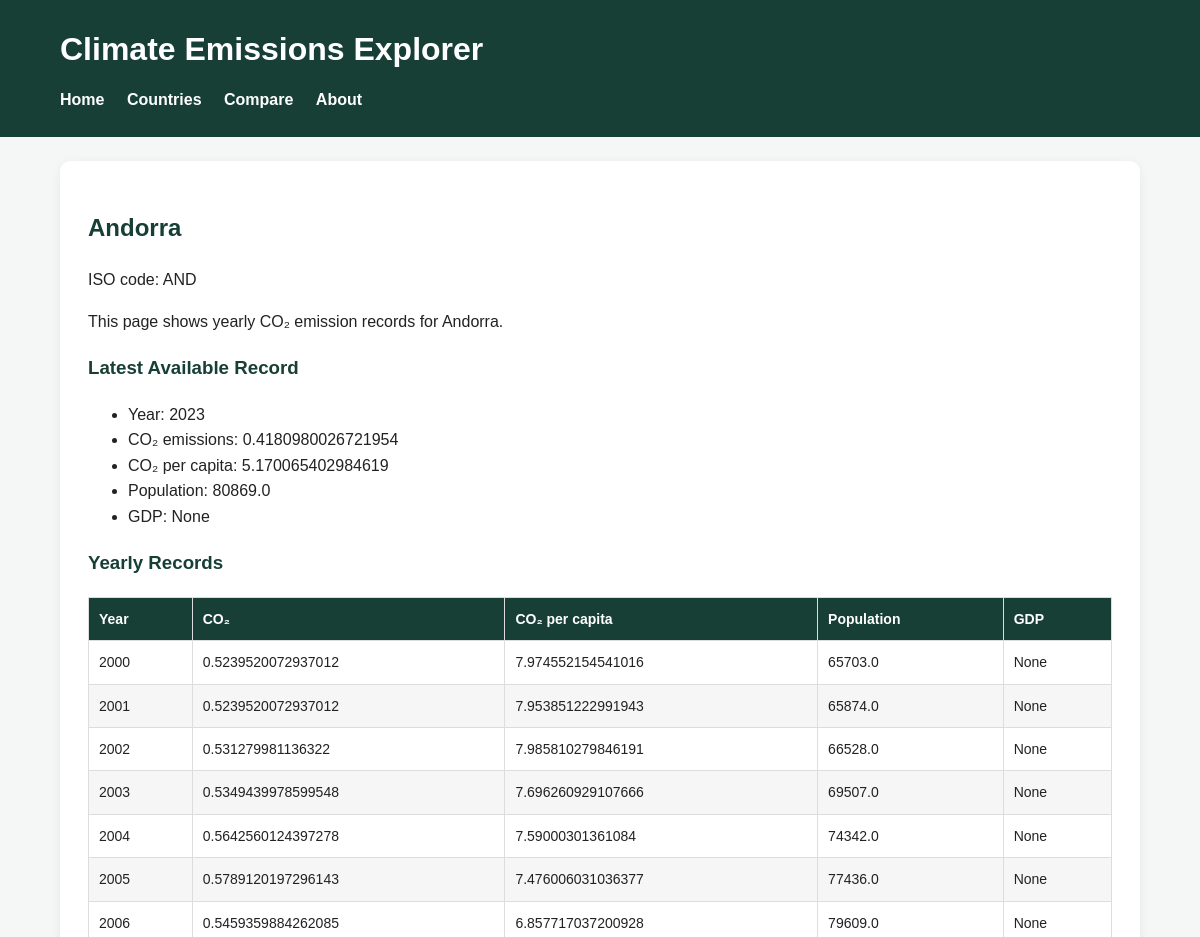
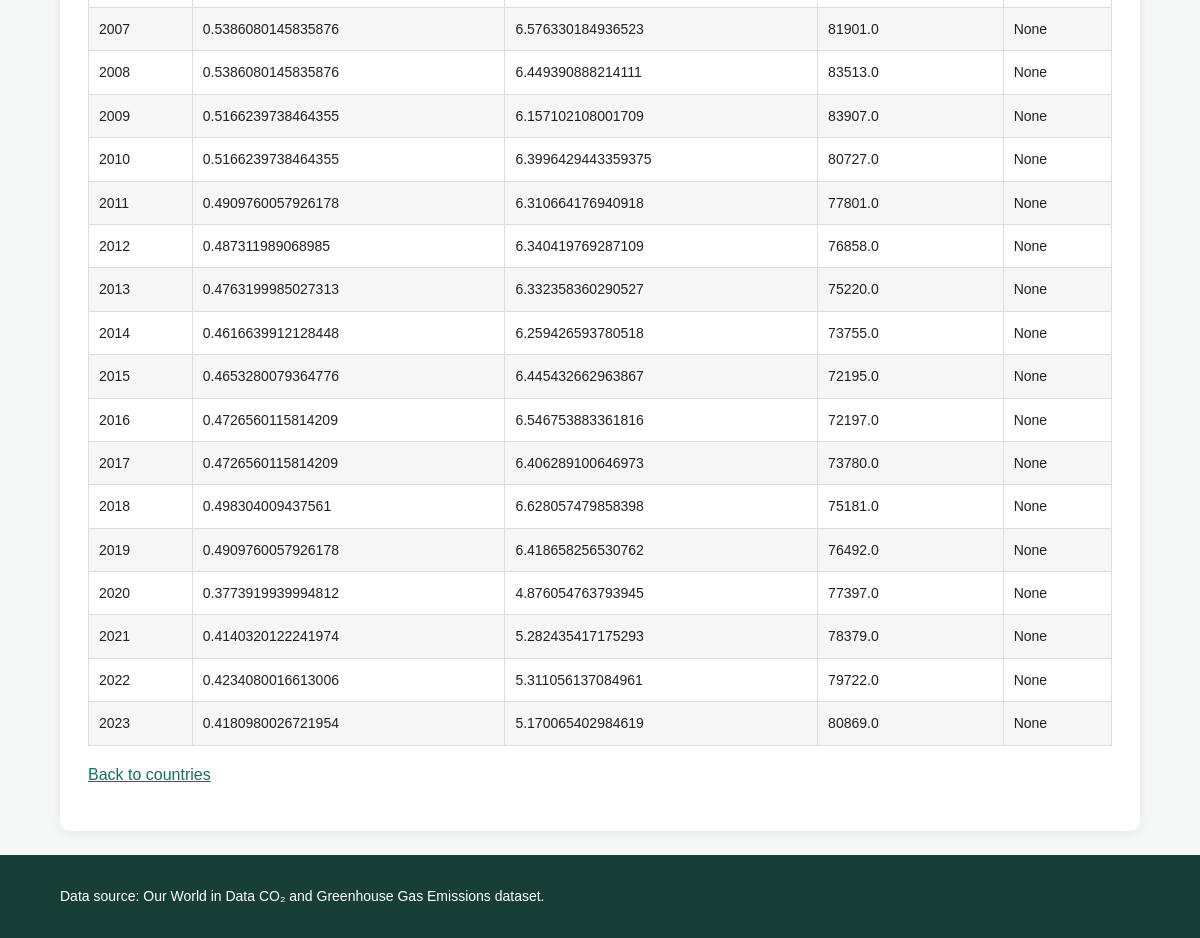
The page /country/4 on the database its author committed (2 pictures, top to bottom).
### models.py (models this page shows, shortened)
class Country(db.Model):
    __tablename__ = "countries"
    id = db.Column(db.Integer, primary_key=True)
    name = db.Column(db.String(120), nullable=False, unique=True)
    iso_code = db.Column(db.String(20), nullable=True)
    records = db.relationship("EmissionRecord", backref="country", lazy=True)

class EmissionRecord(db.Model):
    __tablename__ = "emission_records"
    id = db.Column(db.Integer, primary_key=True)
    country_id = db.Column(db.Integer, db.ForeignKey("countries.id"), nullable=False)
    year = db.Column(db.Integer, nullable=False)
    co2 = db.Column(db.Float, nullable=True)
    co2_per_capita = db.Column(db.Float, nullable=True)
    population = db.Column(db.Float, nullable=True)
    gdp = db.Column(db.Float, nullable=True)

### app.py (the view)
    @app.route("/country/<int:country_id>")
    def country_detail(country_id):
        country = Country.query.get_or_404(country_id)
        records = EmissionRecord.query.filter_by(
            country_id=country.id
        ).order_by(
            EmissionRecord.year.asc()
        ).all()
        latest_record = EmissionRecord.query.filter_by(
            country_id=country.id
        ).order_by(
            EmissionRecord.year.desc()
        ).first()
        return render_template(
            "country_detail.html",
            country=country,
            records=records,
            latest_record=latest_record
        )

### templates/country_detail.html (shortened to what this page needs)
{% extends "base.html" %}
{% block content %}
    <h2>{{ country.name }}</h2>
    {% if country.iso_code %}
        <p>ISO code: {{ country.iso_code }}</p>
    {% endif %}
    <p>
        This page shows yearly CO₂ emission records for {{ country.name }}.
    </p>
    {% if latest_record %}
        <h3>Latest Available Record</h3>
        <ul>
            <li>Year: {{ latest_record.year }}</li>
            <li>CO₂ emissions: {{ latest_record.co2 }}</li>
            <li>CO₂ per capita: {{ latest_record.co2_per_capita }}</li>
            <li>Population: {{ latest_record.population }}</li>
            <li>GDP: {{ latest_record.gdp }}</li>
        </ul>
    {% endif %}
    <h3>Yearly Records</h3>
    {% if records %}
        <table border="1" cellpadding="6">
            <thead>
                <tr>
                    <th>Year</th>
                    <th>CO₂</th>
                    <th>CO₂ per capita</th>
                    <th>Population</th>
                    <th>GDP</th>
                </tr>
            </thead>
            <tbody>
                {% for record in records %}
                    <tr>
                        <td>{{ record.year }}</td>
                        <td>{{ record.co2 }}</td>
                        <td>{{ record.co2_per_capita }}</td>
                        <td>{{ record.population }}</td>
                        <td>{{ record.gdp }}</td>
                    </tr>
                {% endfor %}
            </tbody>
        </table>
    {% else %}
        <p>No emission records found for this country.</p>
    {% endif %}
    <p>
        <a href="/countries">Back to countries</a>
    </p>
{% endblock %}

### static/style.css (style rules this page uses)
* { box-sizing: border-box; }
body { margin: 0; font-family: Arial, Helvetica, sans-serif; background: #f4f7f6; color: #222; line-height: 1.6; }
h2, h3, h4 { color: #173f35; }
a { color: #176f5c; }
table { width: 100%; border-collapse: collapse; margin-top: 18px; font-size: 14px; }
th { background: #173f35; color: white; text-align: left; }
th, td { padding: 10px; border: 1px solid #ddd; }
tr:nth-child(even) { background: #f6f6f6; }

### rows shown on the page
Country: name "Andorra", iso_code "AND"
EmissionRecord: year "2023", co2 "0.4180980026721954", co2_per_capita "5.170065402984619", population "80869.0", gdp "None"
EmissionRecord: year "2000", co2 "0.5239520072937012", co2_per_capita "7.974552154541016", population "65703.0", gdp "None"
EmissionRecord: year "2001", co2 "0.5239520072937012", co2_per_capita "7.953851222991943", population "65874.0", gdp "None"
EmissionRecord: year "2002", co2 "0.531279981136322", co2_per_capita "7.985810279846191", population "66528.0", gdp "None"
EmissionRecord: year "2003", co2 "0.5349439978599548", co2_per_capita "7.696260929107666", population "69507.0", gdp "None"
EmissionRecord: year "2004", co2 "0.5642560124397278", co2_per_capita "7.59000301361084", population "74342.0", gdp "None"
EmissionRecord: year "2005", co2 "0.5789120197296143", co2_per_capita "7.476006031036377", population "77436.0", gdp "None"
EmissionRecord: year "2006", co2 "0.5459359884262085", co2_per_capita "6.857717037200928", population "79609.0", gdp "None"
EmissionRecord: year "2007", co2 "0.5386080145835876", co2_per_capita "6.576330184936523", population "81901.0", gdp "None"
EmissionRecord: year "2008", co2 "0.5386080145835876", co2_per_capita "6.449390888214111", population "83513.0", gdp "None"
EmissionRecord: year "2009", co2 "0.5166239738464355", co2_per_capita "6.157102108001709", population "83907.0", gdp "None"
EmissionRecord: year "2010", co2 "0.5166239738464355", co2_per_capita "6.3996429443359375", population "80727.0", gdp "None"
EmissionRecord: year "2011", co2 "0.4909760057926178", co2_per_capita "6.310664176940918", population "77801.0", gdp "None"
EmissionRecord: year "2012", co2 "0.487311989068985", co2_per_capita "6.340419769287109", population "76858.0", gdp "None"
EmissionRecord: year "2013", co2 "0.4763199985027313", co2_per_capita "6.332358360290527", population "75220.0", gdp "None"
EmissionRecord: year "2014", co2 "0.4616639912128448", co2_per_capita "6.259426593780518", population "73755.0", gdp "None"
EmissionRecord: year "2015", co2 "0.4653280079364776", co2_per_capita "6.445432662963867", population "72195.0", gdp "None"
EmissionRecord: year "2016", co2 "0.4726560115814209", co2_per_capita "6.546753883361816", population "72197.0", gdp "None"
EmissionRecord: year "2017", co2 "0.4726560115814209", co2_per_capita "6.406289100646973", population "73780.0", gdp "None"
EmissionRecord: year "2018", co2 "0.498304009437561", co2_per_capita "6.628057479858398", population "75181.0", gdp "None"
EmissionRecord: year "2019", co2 "0.4909760057926178", co2_per_capita "6.418658256530762", population "76492.0", gdp "None"
EmissionRecord: year "2020", co2 "0.3773919939994812", co2_per_capita "4.876054763793945", population "77397.0", gdp "None"
EmissionRecord: year "2021", co2 "0.4140320122241974", co2_per_capita "5.282435417175293", population "78379.0", gdp "None"
EmissionRecord: year "2022", co2 "0.4234080016613006", co2_per_capita "5.311056137084961", population "79722.0", gdp "None"
